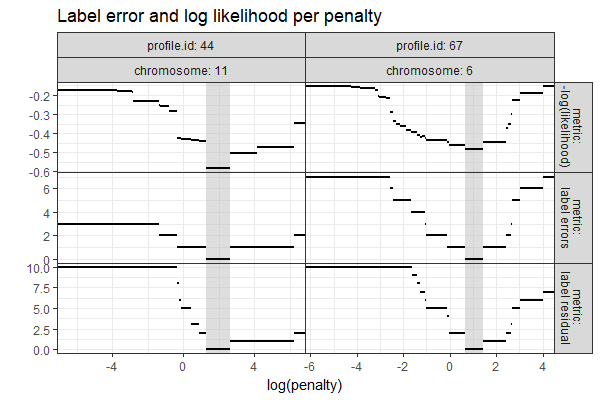

This figure's R source:
source("packages.R")

data(neuroblastomaDetailed, package="bams")
data(neuroblastoma, package="neuroblastoma")

all.labels <- data.table(neuroblastomaDetailed)
(label.counts <- dcast(all.labels, profile.id + chromosome ~ annotation, length))
some.probs <- label.counts[`>0breakpoints`>0 & `1breakpoint`>0 & normal>0][5:6]

some.profiles <- data.table(neuroblastoma$profiles)[some.probs, on=list(profile.id, chromosome)]
some.profiles[, pos0 := position]
possible.changes <- some.profiles[, list(
  change.pos=diff(position)/2+position[-.N]
), by=list(profile.id, chromosome)]
possible.changes[, pos0 := change.pos]
setkey(possible.changes, profile.id, chromosome, change.pos, pos0)

(some.ann <- all.labels[some.probs, on=list(profile.id, chromosome)])
setkey(some.ann, profile.id, chromosome, min, max)
over2 <- foverlaps(some.ann, possible.changes, nomatch=0L)

label2 <- over2[, list(
  possible.changes=.N
), by=list(profile.id, chromosome, min, max, annotation)]
setkey(label2, profile.id, chromosome, min, max)

ggplot()+
  ggtitle("possible changes in each label")+
  theme_bw()+
  theme(panel.margin=grid::unit(0, "lines"))+
  facet_grid(chromosome ~ ., scales="free")+
  geom_tallrect(aes(
    xmin=min, xmax=max, fill=annotation),
    alpha=0.5,
    color="grey",
    data=label2)+
  geom_text(aes(
  (min+max)/2, Inf, label=possible.changes),
  vjust=1.5,
    data=label2)+
  scale_fill_manual(values=change.colors)+
  geom_point(aes(
    position, logratio),
    data=some.profiles)

prob2 <- label2[, {
  prob <- seq(0, 1, l=1001)
  prob0 <- dbinom(0, possible.changes, prob)
  lik <- if(annotation=="normal"){
    prob0
  }else if(annotation==">0breakpoints"){
    1-prob0
  }else if(annotation=="1breakpoint"){
    dbinom(1, possible.changes, prob)
  }else{
    stop("likelihood undefined for annotation ", annotation)
  }
  data.table(prob, lik)
}, by=list(profile.id, chromosome, min, max, annotation)]
prob.max <- prob2[, {
  .SD[lik==max(lik)]
}, by=list(profile.id, chromosome, min, max, annotation)]
gg <- ggplot()+
  ggtitle("Likelihood function to maximize for each label")+
  theme_bw()+
  theme(panel.margin=grid::unit(0, "lines"))+
  facet_grid(chromosome + min + max ~ ., scales="free")+
  geom_line(aes(
    prob, lik),
    data=prob2)+
  geom_point(aes(
    prob, lik),
    data=prob.max)+
  geom_text(aes(
    0.1, 0.5, label=annotation),
    data=label2)

prob.dots <- label2[, {
  pred.changes <- 0:possible.changes
  prob <- pred.changes/possible.changes
  prob0 <- dbinom(0, possible.changes, prob)
  lik <- if(annotation=="normal"){
    prob0
  }else if(annotation==">0breakpoints"){
    1-prob0
  }else if(annotation=="1breakpoint"){
    dbinom(1, possible.changes, prob)
  }else{
    stop("likelihood undefined for annotation ", annotation)
  }
  data.table(prob, lik, pred.changes)
}, by=list(profile.id, chromosome, min, max, annotation)]
prob.dots[, prediction := ifelse(lik==max(lik), "optimal", "sub-optimal"), by=list(
  profile.id, chromosome, min, max, annotation)]
gg <- ggplot()+
  ggtitle("Likelihood function to maximize for each label")+
  theme_bw()+
  theme(panel.margin=grid::unit(0, "lines"))+
  facet_grid(. ~ profile.id + chromosome + annotation + min + max, scales="free")+
  geom_line(aes(
    prob, lik),
    data=prob2)+
  geom_point(aes(
    prob, lik, fill=prediction),
    shape=21,
    data=prob.dots)+
  scale_x_continuous(breaks=c(0.5, 1))+
  scale_fill_manual(values=c(optimal="black", "sub-optimal"="white"))
png("figure-binomial-each-problem-prob-dots.png", 13, 4, units="in", res=100)
print(gg)
dev.off()

## now compute total log likelihood by summing over labels for each
## problem.
some.loss <- some.profiles[, {
  max.segments <- 150
  fit <- Segmentor3IsBack::Segmentor(logratio, model=2, Kmax=max.segments)
  change.vec <- diff(position)/2+position[-.N]
  start.pos <- c(position[1], change.vec)
  end.pos <- c(change.vec, position[.N])
  seg.list <- list()
  for(n.segments in 1:max.segments){
    end.i <- fit@breaks[n.segments, 1:n.segments]
    start.i <- c(1, end.i[-length(end.i)]+1)
    seg.list[[n.segments]] <- data.table(
      n.segments,
      loss=fit@likelihood[[n.segments]],
      segStart=list(start.pos[start.i]),
      segEnd=list(end.pos[end.i]))
  }
  do.call(rbind, seg.list)
}, by=list(profile.id, chromosome)]
some.segments <- some.loss[, data.table(
  segStart=segStart[[1]],
  segEnd=segEnd[[1]]
), by=list(profile.id, chromosome, n.segments)]
some.selection <- some.loss[, {
  penaltyLearning::modelSelection(.SD[, .(loss, n.segments)], "loss", "n.segments")
}, by=list(profile.id, chromosome)]
model.changes <- some.segments[, list(
  change.pos=segStart[-1]
), by=list(profile.id, chromosome, n.segments)]
some.error <- penaltyLearning::labelError(
  some.selection, label2, model.changes,
  change.var="change.pos",
  label.vars=c("min", "max"),
  problem.vars=c("profile.id", "chromosome"))
pred.selection <- data.table(some.error$label.errors)
ggplot()+
  ggtitle("Predicted changes in each label")+
  theme_bw()+
  theme(panel.margin=grid::unit(0, "lines"))+
  facet_grid(chromosome + min + max + annotation ~ ., scales="free")+
  geom_segment(aes(
    min.log.lambda, pred.changes,
    xend=max.log.lambda, yend=pred.changes),
    data=pred.selection)

## now plot probability as a function of penalty.
prob.pen <- prob.dots[pred.selection, on=list(
  profile.id, chromosome, min, max, annotation, pred.changes)]
pred.selection[, errors := fp+fn]
pred.selection[, res.max := pred.changes-max.changes]
pred.selection[, res.min := min.changes-pred.changes]
pred.selection[, res.changes := ifelse(
  0<res.max, res.max, ifelse(
    0<res.min, res.min, 0))]
pred.selection[, res.thresh := ifelse(res.changes<5, res.changes, 5)]
seg.size <- 1
prob.pen[, neg.lik := -lik+1]
gg <- ggplot()+
  ggtitle("Probability of each label per penalty")+
  theme_bw()+
  theme(panel.margin=grid::unit(0, "lines"))+
  facet_grid(metric ~ profile.id + chromosome + annotation + min + max, scales="free")+
  coord_cartesian(ylim=c(-0.5, 3.5))+
  geom_segment(aes(
    min.log.lambda, neg.lik,
    xend=max.log.lambda, yend=neg.lik),
    size=seg.size,
    data=data.table(metric="-likelihood", prob.pen))+
  geom_segment(aes(
    min.log.lambda, errors,
    xend=max.log.lambda, yend=errors),
    size=seg.size,
    data=data.table(metric="label errors", pred.selection))+
  geom_segment(aes(
    min.log.lambda, res.changes,
    xend=max.log.lambda, yend=res.changes),
    size=seg.size,
    data=data.table(metric="label residual", pred.selection))+
  ylab("")
png("figure-binomial-each-problem-label.png", 12, 4.5, units="in", res=100)
print(gg)
dev.off()

## plot total log likelihood.
label.lik <- pred.selection[, lik := {
  prob <- pred.changes/possible.changes
  prob0 <- dbinom(0, possible.changes, prob)
  ifelse(
    annotation=="normal", prob0, ifelse(
      annotation==">0breakpoints", 1-prob0,
      dbinom(1, possible.changes, prob)))
}]
nan <- label.lik[!is.finite(lik)]
if(nrow(nan)){
  print(nan)
  stop("some NaN in likelihood, this usually indicates counts>possible")
}
label.lik[, log.lik := log(lik+1)]
mean.dt <- label.lik[, list(
  mean.log.lik=mean(log.lik)
), by=list(profile.id, chromosome, n.segments, min.log.lambda, max.log.lambda)]
res.dt <- pred.selection[, list(
  total.res=sum(res.changes)
), by=list(profile.id, chromosome, n.segments, min.log.lambda, max.log.lambda)]
res.dt[, res.thresh := ifelse(total.res<10, total.res, 10)]
mean.dt[, errors := -mean.log.lik]
interval.dt <- penaltyLearning::targetIntervals(
  mean.dt, c("profile.id", "chromosome"))
gg <- ggplot()+
  ggtitle("Label error and log likelihood per penalty")+
  theme_bw()+
  theme(panel.margin=grid::unit(0, "lines"))+
  facet_grid(metric ~ profile.id + chromosome, scales="free", labeller=label_both)+
  xlab("log(penalty)")+
  ylab("")+
  penaltyLearning::geom_tallrect(aes(
    xmin=min.log.lambda, xmax=max.log.lambda),
    color=NA,
    fill="grey",
    data=interval.dt)+
  geom_segment(aes(
    min.log.lambda, -mean.log.lik,
    xend=max.log.lambda, yend=-mean.log.lik),
    size=seg.size,
    data=data.table(metric="
-log(likelihood)", mean.dt))+
  geom_segment(aes(
    min.log.lambda, res.thresh,
    xend=max.log.lambda, yend=res.thresh),
    size=seg.size,
    data=data.table(metric="
label residual", res.dt))+
  geom_segment(aes(
    min.log.lambda, errors,
    xend=max.log.lambda, yend=errors),
    size=seg.size,
    data=data.table(metric="
label errors", some.error$model.errors))
png("figure-binomial-each-problem.png", 6, 4, units="in", res=100)
print(gg)
dev.off()
